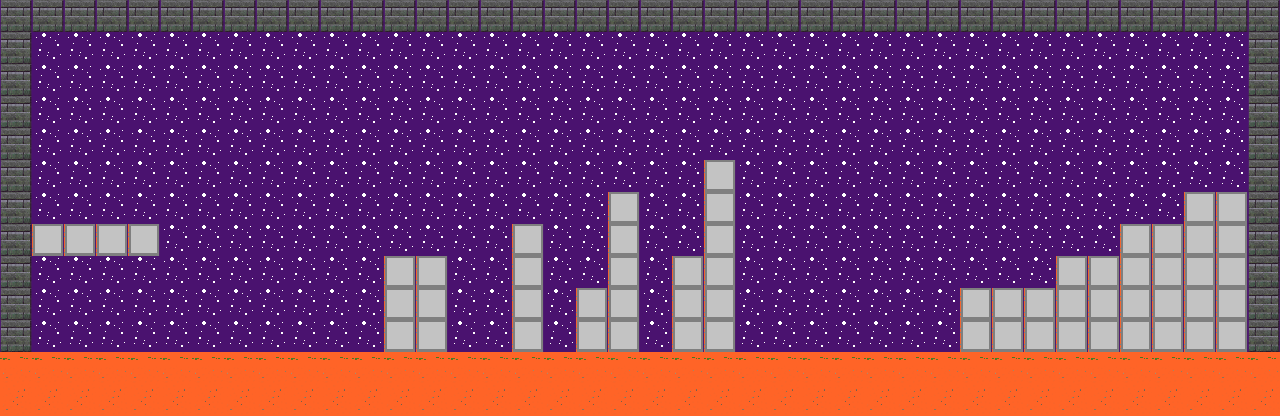

Tiled map render using the project's own tile images. Description and the map definition, with tile-layer contents summarised, below:
An orthogonal 40x13 tile map with 32x32 px tiles, 1 tile layer (Слой тайлов 1) and 14 objects (11x solid, player, enemy).

<map version="1.0" orientation="orthogonal" renderorder="right-down" width="40" height="13" tilewidth="32" tileheight="32" nextobjectid="24">
 <tileset firstgid="1" name="ground" tilewidth="32" tileheight="32">
  <image source="ground.png" width="231" height="32" />
 </tileset>
 <layer name="Слой тайлов 1" width="40" height="13">
  <data>[520 cells, 520 non-empty, 5 distinct tile ids]</data>
 </layer>
 <objectgroup name="collision">
  <object id="2" x="33" y="224.5" width="125.5" height="29" />
  <object id="5" name="solid" x="513.5" y="224.5" width="28" height="124.5" />
  <object id="6" name="solid" x="576.5" y="288" width="62" height="62.5" />
  <object id="7" name="solid" x="609" y="192.5" width="28.5" height="94.5" />
  <object id="8" name="solid" x="672" y="256.667" width="63.3333" height="93.3333" />
  <object id="9" name="solid" x="704" y="160" width="30.6667" height="94.6667" />
  <object id="10" name="solid" x="961" y="288" width="286.5" height="63.5" />
  <object id="11" name="solid" x="1184" y="192" width="62.5" height="94" />
  <object id="12" name="solid" x="1055.5" y="256" width="65" height="31.5" />
  <object id="13" name="solid" x="1119.5" y="223.5" width="64.5" height="64" />
  <object id="15" name="player" x="254.5" y="289.5" width="40" height="60" />
  <object id="17" name="solid" x="-1" y="354" width="1281" height="61" />
  <object id="18" name="solid" x="384" y="256.5" width="62.5" height="95" />
  <object id="19" name="enemy" x="828" y="289" width="40" height="60" />
 </objectgroup>
</map>